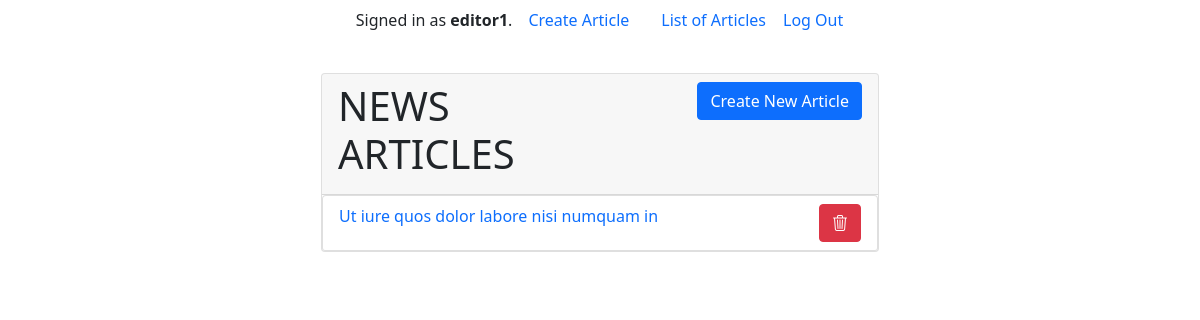
/ (signed in), run on an earlier commit of the app's database.
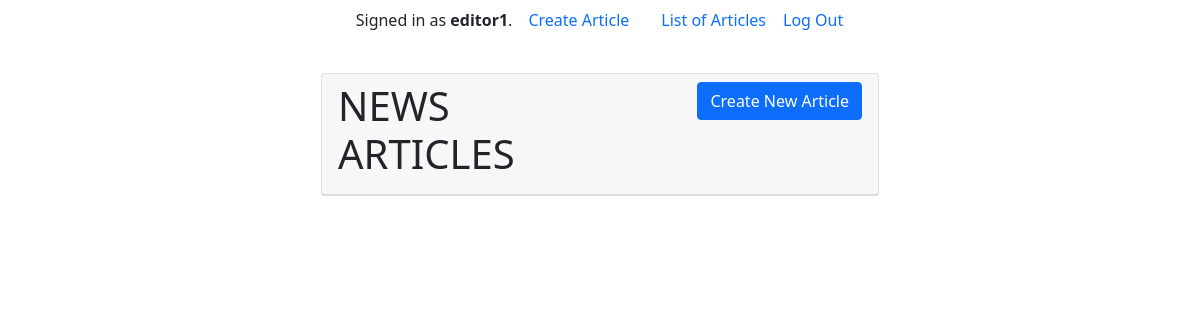
And on a later commit of the database.
### news/models.py (models this page shows)
class Article(models.Model):
    title = models.CharField(max_length=200)
    content = models.TextField()
    author = models.ForeignKey(User, on_delete=models.CASCADE)
    image_url = models.URLField(max_length=200, blank=True)
    created_at = models.DateTimeField(auto_now_add=True)
    updated_at = models.DateTimeField(auto_now=True)

### news/views.py (the view)
# urls.py: path('', views.index, name='index'),
def index(request):
    articles = Article.objects.all().order_by('-updated_at')
    paginator = Paginator(articles, 10)
    page_number = request.GET.get('page')
    page_obj = paginator.get_page(page_number)
    return render(request, 'news/index.html', {'page_obj': page_obj})

### news/templates/news/index.html (shortened to what this page needs)
{% extends "news/layout.html" %}
{% load static %}
{% block body %}
    <div class="card w-50">
        <div class="card-header">
          <div class="row">
            <div class="col-6">
              <h1 class="text-uppercase">
                News Articles
              </h1>
            </div>
            <div class="col-6">
              <a href="{% url 'news:article_create' %}" class="btn btn-primary float-end">
                Create New Article
              </a>
            </div>
          </div>
        </div>
        <div class="list-group">
          {% for article in page_obj %}
          <div
          class="list-group-item list-group-item-action d-flex flex-row justify-content-between"
          aria-current="true">
            <a href="{% url 'news:article_detail' article.id %}"
            class="text-decoration-none col-10"
            aria-current="true">
              {{ article.title }}
            </a>
            <a href="{% url 'news:article_delete' article.id %}" class="btn btn-danger float-end">
                <i class="bi bi-trash3"></i>
            </a>
          </div>
          {% endfor %}
        </div>
    </div>
{% endblock %}

What changed in the data, as far as the page shows it:
removed Article: title "Ut iure quos dolor labore nisi numquam in"
